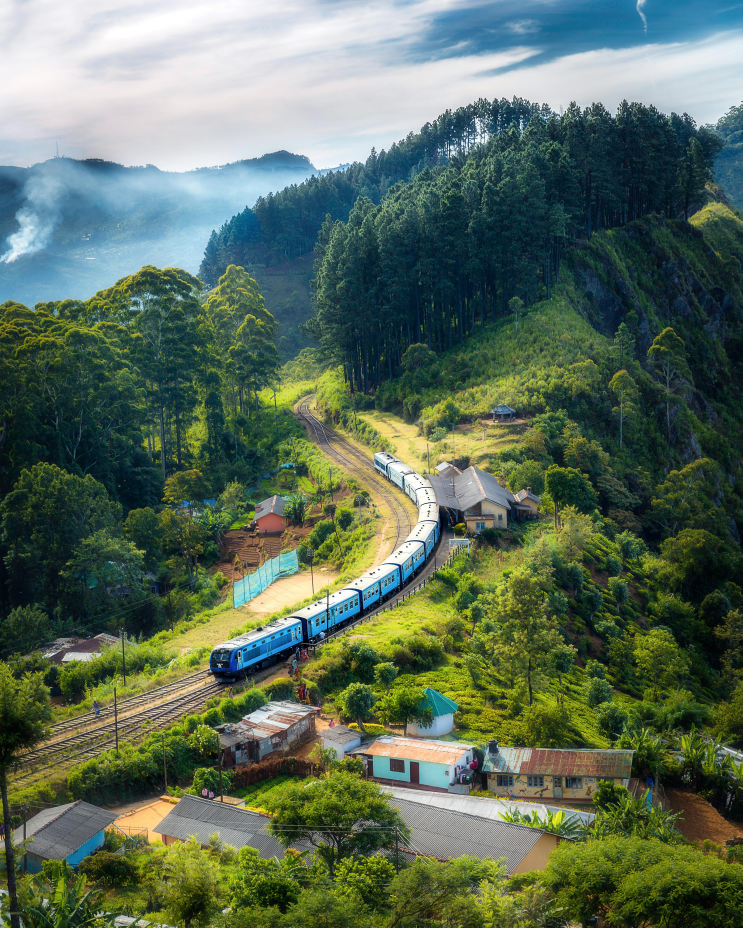
#> input picture scenery.jpg, 3711 x 4639 px (shown at 1/5 size)
$ jupyter execute Assignment2_3.ipynb
#> lines starting #> are read from the running program, lines starting #| are printed output that depends on the picture
[cell 1]
import cv2 as cv
import matplotlib.pyplot as plt
import matplotlib.image as img

[cell 2]
testImage = cv.imread("scenery.jpg")
#> testImage is the input picture: shape (4639, 3711, 3); mean B, G, R 90, 108.9, 91.6

[cell 3]
plt.imshow(testImage)

[cell 4]
#selecting region to crop
x_start = 800
x_end = 2500
y_start = 1500
y_end = 3700

[cell 5]
croppedImage = testImage[y_start:y_end, x_start:x_end]
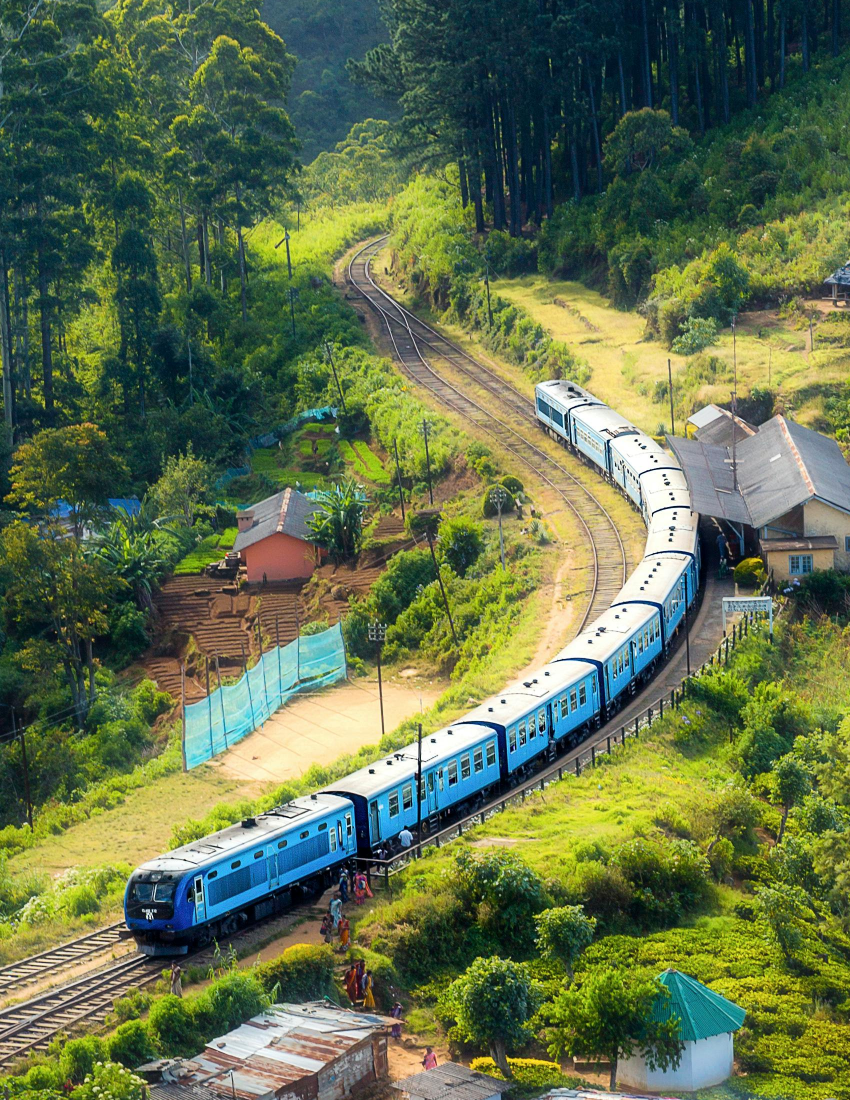
#> croppedImage: shape (2200, 1700, 3) (shown at 1/2 size); mean B, G, R 77.6, 113, 97.9

[cell 6]
plt.imshow(croppedImage)

[cell 7]
fig = plt.figure(figsize=(10, 7))
rows = 1
columns = 2

#Adding subplot to the image
fig.add_subplot(rows, columns, 1)
# showing image
plt.imshow(testImage)
plt.axis('off')
plt.title("Orginal Image")


#Adding subplot to the image
fig.add_subplot(rows, columns, 2)
# showing image
plt.imshow(croppedImage)
plt.axis('off')
plt.title("Extracted Image")
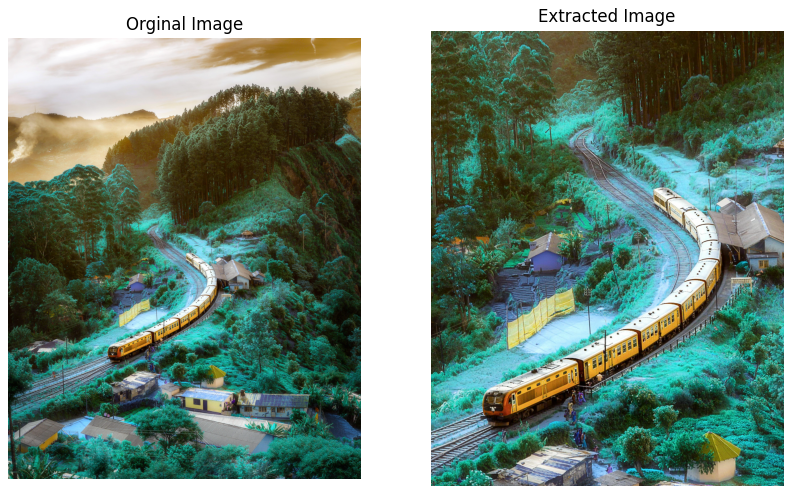
#> figure drawn by matplotlib, 2 panels; B, G, R data is drawn as R, G, B

$ run again, with tree.jpg copied over scenery.jpg
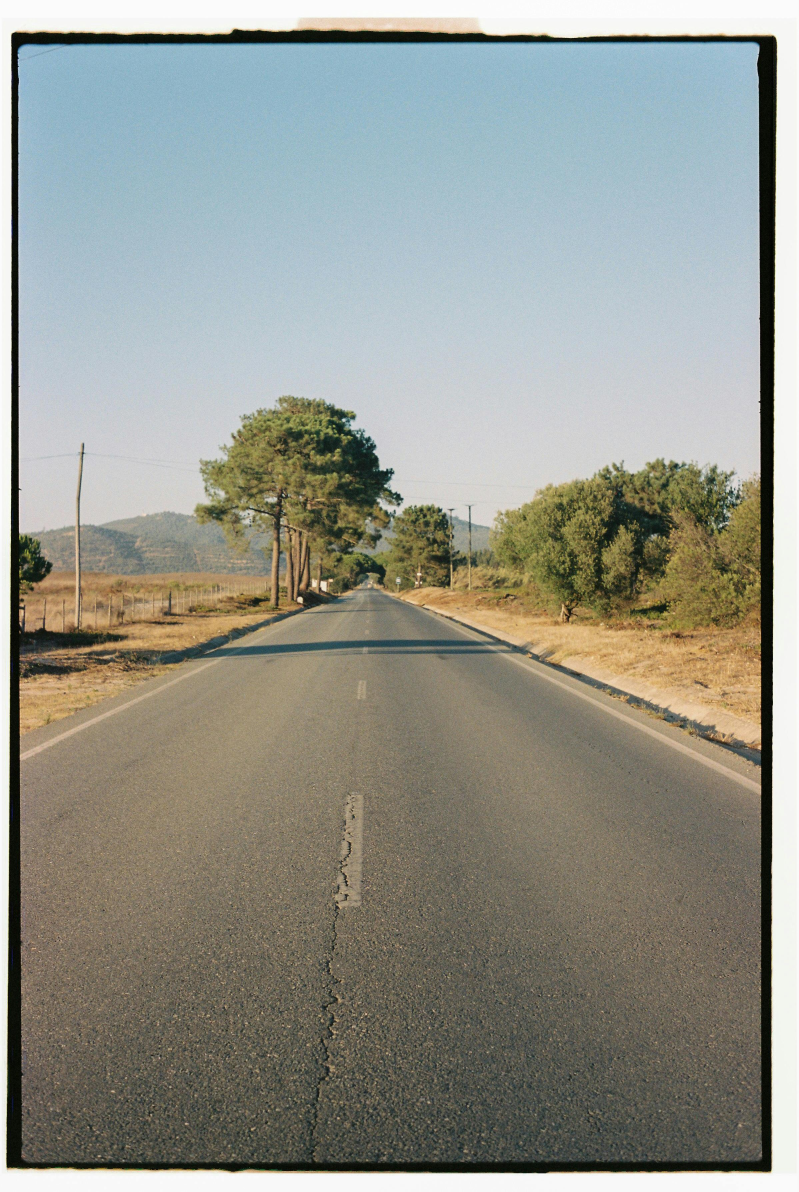
#> input picture tree.jpg, 2397 x 3575 px (shown at 1/3 size)
#> testImage is the input picture: shape (3575, 2397, 3); mean B, G, R 139.2, 148.3, 146.9
#> `croppedImage = testImage[y_start:y_end, x_start:x_end]`:
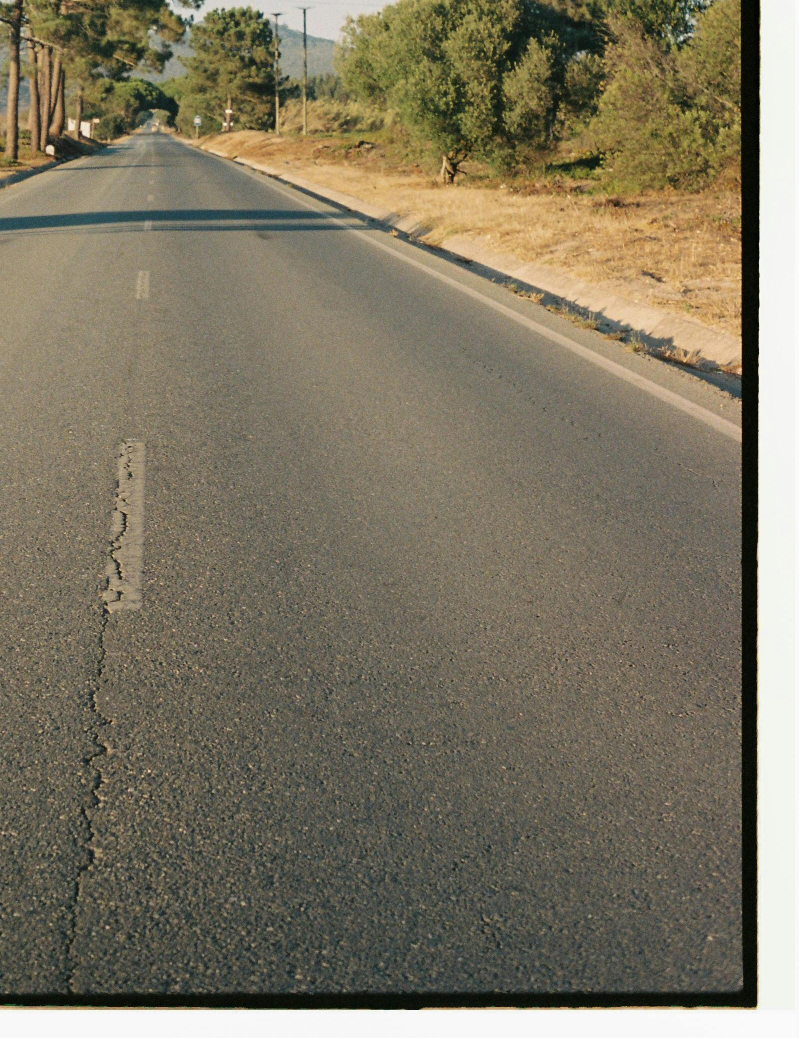
#> croppedImage: shape (2075, 1597, 3) (shown at 1/2 size); mean B, G, R 97.7, 117.4, 125
#> `[cell 7] fig = plt.figure(figsize=(10, 7)) rows = 1 columns = 2  #Addi..`:
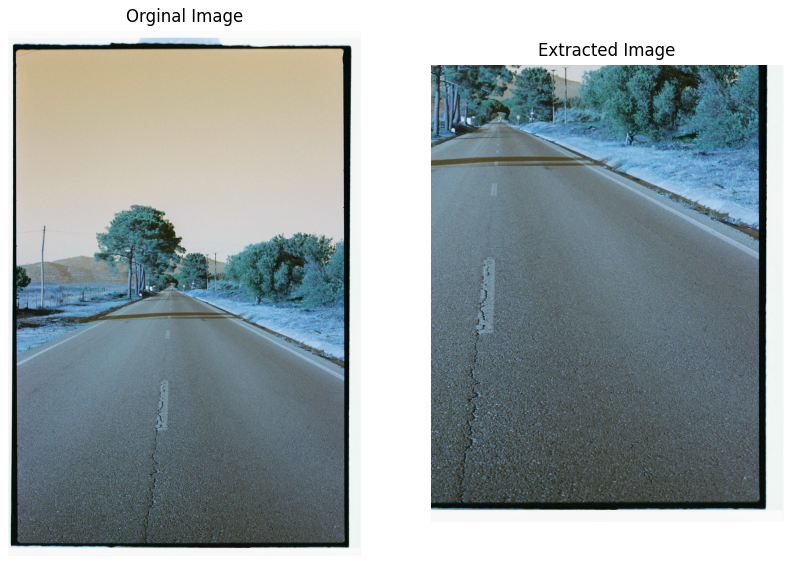
#> figure drawn by matplotlib, 2 panels; B, G, R data is drawn as R, G, B
